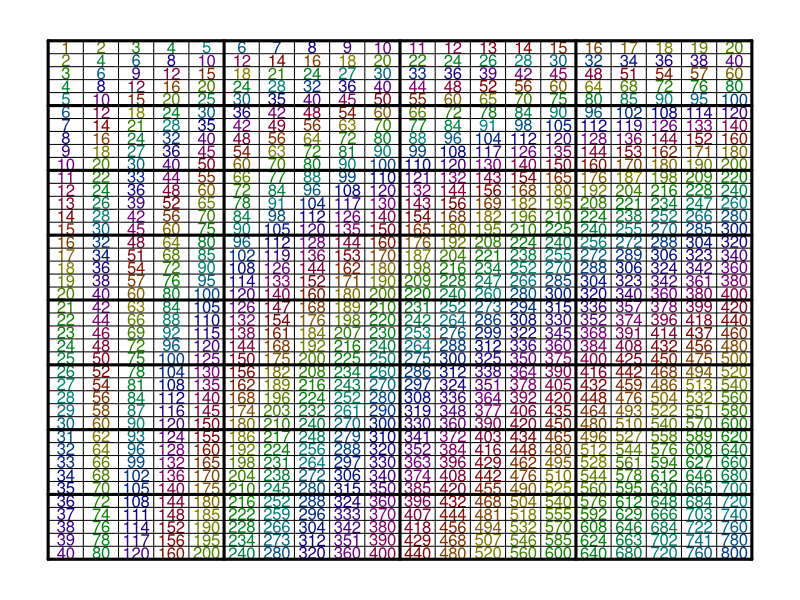

Source code (R):
pdf("mult_20x40.pdf",width = 8.5,height=11)

nc = 20
nr = 40

par(mar=c(1,1,1,1))
plot(0,0,"n",axes=F,ann=F,xlim=c(0,1),ylim=c(0,1))
for(i in 1:nc){
    for(j in 1:nr){
        text((i-0.5)/nc,1-(j-0.5)/nr,i*j,cex=1,col=hsv((log(i*j/3+exp(1)))%%1,1,0.5))
    }
}
for(i in 0:nr){
    if(i%%5==0){
        # abline(h=i/nr,lwd=3)
        lines(c(0,1),c(i/nr,i/nr),lwd=3)
    # } else if(i%%2==0){
    #     abline(h=i/nr,lwd=2)
    } else {
        lines(c(0,1),c(i/nr,i/nr),lwd=1)
    }
}
for(i in 0:nc){
    if(i%%5==0){
        # abline(v=i/nc,lwd=3)
        lines(c(i/nc,i/nc),c(0,1),lwd=3)
    # } else if(i%%2==0){
    #     abline(v=i/nc,lwd=2)
    } else {
        # abline(v=i/nc)
        lines(c(i/nc,i/nc),c(0,1),lwd=1)
    }
}


dev.off()
